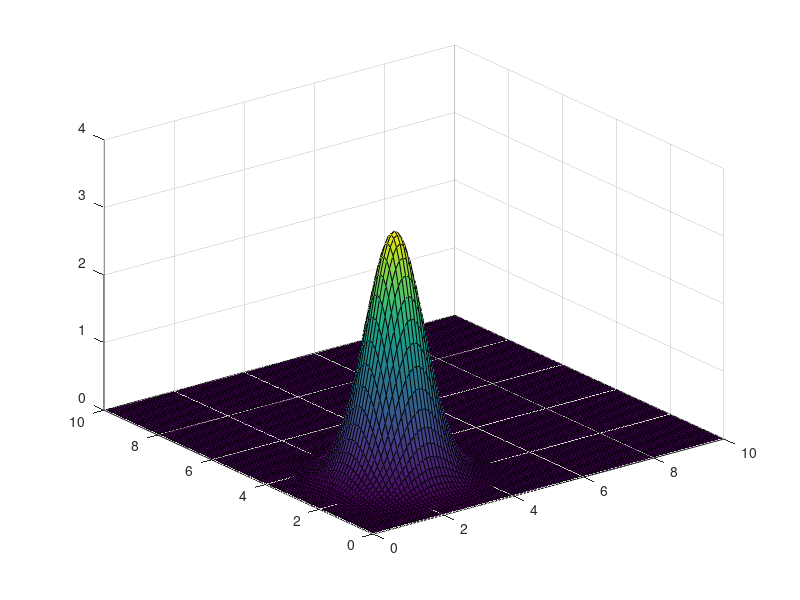

Write the MATLAB code that produced this figure.
function mms_gaussian
clear all; clc; close all
% % syms x y Lx Ly x0 y0 c_diff sigma_a varia
% % 
% % U = 100*x*(Lx-x)*y*(Ly-y)*exp(-((x-x0)^2+(y-y0)^2)/varia)/(Lx*Ly)^2
% % 
% % forcing_fn = -1.0*c_diff*( diff(diff(U,x),x) +  diff(diff(U,y),y) ) + sigma_a *U
% % 
% % codeU = matlabFunction(U)
% % 
% % coderhs= matlabFunction(forcing_fn)


Lx=10;
Ly=Lx;
x0=Lx/4;y0=x0;
varia=Lx^2/100;

exact=@(x,y) 100*x.*(Lx-x).*y.*(Ly-y).*exp(-((x-x0).^2+(y-y0).^2)/varia)/(Lx*Ly)^2;
xx=linspace(0,Lx);
yy=linspace(0,Ly);
[uu,vv]=meshgrid(xx,yy);
zz=exact(uu,vv);
figure(99)
surf(uu,vv,zz)

return
end